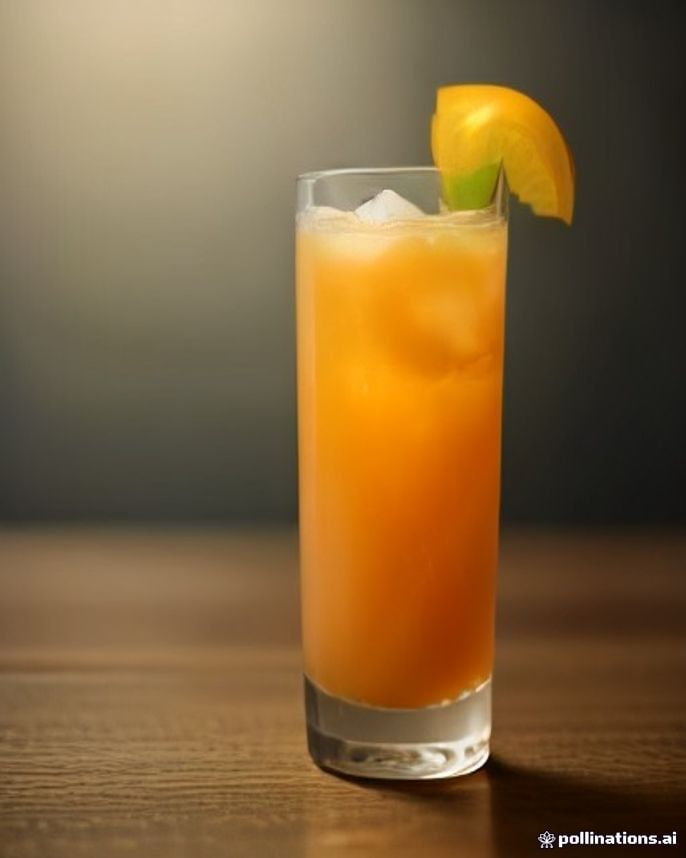
#> input picture data/menu_images/mon_tra.jpg, 686 x 858 px, found by its file name
$ python _debug_mask.py
#> lines starting #> are read from the running program, lines starting #| are printed output that depends on the picture; after the words box and inside, x2 and y2 are one past the last pixel; in counts of white or black regions, pixels touching at a corner belong together; long printed decimals are rounded
### packages/agents/src/ca_agents/bg_redesign.py
"""Redesign nền ảnh — GIỮ NGUYÊN ly nước gốc, AI chỉ vẽ lại nền.

Nguyên tắc bất biến: pixel của ly nước lấy 100% từ ảnh gốc (không qua model vẽ
lại), nền mới sinh bằng text-to-image rồi composite cục bộ bằng Pillow.

Ba nhóm vấn đề đã sửa so với bản đầu:

1. **Biến dạng / lem viền.**  Nền sinh ra bị ``resize`` thẳng về khung đích nên
   méo tỷ lệ; ly ``resize`` ở chế độ RGBA không nhân trước alpha nên màu nền cũ
   lem vào rìa trong suốt; rìa mask còn giữ lớp pixel pha giữa ly và nền cũ nên
   hiện viền sáng quanh ly.  Bản này: nền cắt kiểu ``cover`` (giữ tỷ lệ, crop
   dư), ly scale theo tỷ lệ **đồng nhất** và đặt theo đường chân đế, alpha được
   nhân trước khi resize, và rìa mask được co + siết ngưỡng để bỏ quầng nền cũ.

2. **Ảnh lỗi.**  Provider cộng đồng trả ảnh rác (một màu, quá tối/sáng, gần
   trùng nền cũ) mà vẫn được chấp nhận.  Bản này kiểm tra nền TRƯỚC khi ghép và
   thử lại với seed khác; hết lượt thì trả lỗi ``bad_background`` kèm gợi ý thay
   vì ghép ra ảnh hỏng.

3. **Chậm.**  Bản cũ gọi tuần tự vision-bbox → LLM viết lại prompt → sinh nền.
   Bản này: vision chạy **song song** với sinh nền, prompt nền lấy từ phong cách
   thiết kế (tất định, không gọi LLM) khi quán có brand kit, và có cache theo
   (prompt, kích thước, seed) để bấm lại không tốn thêm thời gian.

Fail-closed: không tách được chủ thể, hoặc nền không đạt kiểm tra → trả lỗi rõ
ràng, không bịa ảnh.
"""

from __future__ import annotations

import hashlib
import io
import json
import logging
import os
from concurrent.futures import ThreadPoolExecutor
from typing import cast

import numpy as np
from PIL import Image, ImageFilter
from scipy import ndimage

from ca_agents.image_gen import (
    ASPECT_DIMS,
    ImageGenResult,
    _cf_image_any_field,
    _cf_ready,
    _pollinations_image,
)
from ca_agents.llm import complete
from ca_agents.menu_style import MenuStyle

logger = logging.getLogger(__name__)

# Ảnh hạ độ phân giải khi tính mask (nhanh, đủ chính xác cho canvas ~1344px).
# 640px là điểm cân bằng: nhỏ hơn thì rìa ly răng cưa, lớn hơn thì flood-fill chậm.
_MASK_MAX_DIM = 640
# Model Cloudflare dùng để sinh NỀN (khác model sinh ảnh hoàn chỉnh).
#
# Nền bị phủ bởi hiệu ứng (hào quang, vignette, bóng đổ) và chỉ chiếm phần rìa
# khung, nên không cần model đắt: ``flux-2-klein-4b`` rẻ và nhanh hơn
# ``flux-2-dev`` mà chất lượng nền không khác biệt khi mắt người nhìn ảnh cuối.
# Tiết kiệm neurons/ngày cũng cho phép quán tạo được nhiều ảnh hơn.
_CF_BG_MODEL = "@cf/black-forest-labs/flux-2-klein-4b"
# Ngưỡng khác biệt màu mỗi kênh khi lan vùng nền từ biên ảnh.
_BG_TOLERANCE_PER_CHANNEL = 28.0
# Bán kính (khoảng cách màu euclide RGB) coi một pixel là "cùng màu nền".
# Pixel xa MỌI cụm màu nền không bao giờ được coi là nền — chặn flood-fill rò qua
# vùng bokeh chuyển sắc mà vẫn giữ được ly nước có màu khác nền.
#
# 80 là mức đã dùng từ trước; giữ nguyên vì các test đo chất lượng tách chủ thể
# (tỷ lệ chủ thể, giữ đúng pixel ly) đều dựa trên giá trị này.
_BG_GLOBAL_RADIUS = 80.0
# Số CỤM màu nền lấy từ viền ảnh (k-means nhỏ trên pixel biên).
#
# Vì sao cần nhiều hơn 1: bản cũ so mọi pixel với ĐÚNG một màu nền trung bình của
# biên. Ảnh có biên nhiều màu (nền xanh đậm phía trên + khay/bàn sáng phía dưới)
# cho ra màu trung bình nằm GIỮA hai màu, nên cả hai vùng đều bị coi là "xa nền"
# → mask giữ luôn cả khay/bàn làm "chủ thể", và vệt nền cũ lộ ra trong ảnh ghép.
# Lấy nhiều cụm thì mỗi vùng nền khớp với cụm gần nó nhất.
_BG_CLUSTERS = 3
# Số vòng lặp k-means. 8 là đủ hội tụ cho vài trăm pixel biên; nhiều hơn không
# cải thiện kết quả mà tốn thời gian.
_BG_KMEANS_ITERS = 8
# Co mask vào bao nhiêu pixel (ở độ phân giải mask) để cắt lớp viền nền cũ.
# Ảnh gốc luôn còn 1–2px quầng màu nền cũ ở rìa ly; không co thì quầng đó nằm
# đè lên nền mới và tạo viền sáng quanh ly khi đổi sang nền tối.
_MASK_ERODE_PX = 1
# Siết ngưỡng alpha sau khi làm mờ: phần đuôi feather (dưới ngưỡng này) là pixel
# pha giữa ly và nền cũ — đặt về 0 hoàn toàn thay vì để nửa trong suốt.
_MASK_FEATHER_FLOOR = 0.18

# ── Kiểm tra nền trước khi composite (chống "ảnh lỗi") ──────────────────────
# Nền một màu / gần một màu → vô nghĩa, ghép vào chỉ ra ảnh phẳng.
_BG_MIN_STD = 6.0
# Nền quá tối hoặc quá sáng đều làm ly mất tương phản.
_BG_MIN_MEAN = 12.0
_BG_MAX_MEAN = 246.0
# Khoảng cách màu euclide tối thiểu giữa nền mới và nền cũ. Dưới ngưỡng này coi
# như model bỏ qua prompt và trả lại chính khung nền cũ. Để rất thấp (2.5) vì
# nền cũ sáng và nền studio sáng có thể trùng màu trung bình một cách hợp lệ.
_BG_MIN_COLOR_DELTA = 2.5
# Số lần thử lại sinh nền với seed khác khi kiểm tra không đạt.
_BG_ATTEMPTS = 2

# ── Hiệu ứng thiết kế quanh ly (không sửa một pixel nào của ly) ─────────────
# Hào quang ấm: cường độ tối đa và bán kính tương đối so với chiều rộng ly.
_GLOW_ALPHA = 70
_GLOW_RADIUS_FACTOR = 0.62
# Vignette tối 4 góc.
_VIGNETTE_STRENGTH = 32.0
# Bóng đổ dưới ly.
_SHADOW_OPACITY = 0.45
# Ly chiếm tối đa bao nhiêu khung (rộng/cao). 0.78 rộng là ngưỡng còn chừa nền
# để ảnh đọc ra "ly trên nền" thay vì "ly dán kín khung".
_SUBJECT_WIDTH_RATIO = 0.78
_SUBJECT_HEIGHT_RATIO = 0.86
# Khoảng chừa phía dưới đáy ly (% chiều cao khung).
_BOTTOM_MARGIN_RATIO = 0.07

# Cache nền theo (prompt, w, h, seed, model) trong bộ nhớ tiến trình. Giữ tối đa
# 12 ảnh (~1.5MB mỗi ảnh) — đủ để bấm "tạo lại" hoặc đổi tỷ lệ mà không gọi mạng.
_BG_CACHE: dict[str, bytes] = {}
_BG_CACHE_MAX = 12


def _bg_cache_get(key: str) -> bytes | None:
    return _BG_CACHE.get(key)


# [11 lines left out: functions _bg_cache_put, _bg_cache_key, not called in this run]


# Hậu tố an toàn: đảm bảo model nền KHÔNG vẽ thêm ly nước/đồ ăn/chữ vào ảnh nền.
# "no text" cần thiết vì model hay vẽ biển hiệu/menu chữ nhòe ở hậu cảnh.
_BG_NEGATION = (
    ", absolutely no drink, no beverage, no glass, no cup, no bottle, no mug, "
    "no straw, no spoon, no topping, no food, no hands, no people, no text, "
    "no logo, no watermark, empty scene, nothing on the surface, background only"
)

_BG_PROMPT_SYSTEM = """You rewrite an image-generation prompt so it describes ONLY the \
background scene (surface, setting, lighting, mood, camera style) of a cafe beverage photo. \
The drink itself will be removed and replaced by a real photo of the actual drink.
Rules:
1. Keep the style, lighting, color palette and lens/composition hints of the original prompt.
2. Describe the scene as if the drink was never there (empty table / counter / setting).
3. NEVER mention any drink, glass, cup, bottle, mug, straw, topping, fruit or food.
4. NEVER mention text, letters, numbers, logos, menus, signs or price tags.
Return JSON only: {"background_prompt_en": "..."}"""

_BBOX_SYSTEM = """You locate the single main drink (the glass or cup with the beverage) \
in a cafe photo. Return its tightest bounding box in normalized coordinates \
(0..1, origin at top-left, x right, y down). Include garnish, lid and straw if attached.
Return JSON only: {"x1": 0.1, "y1": 0.1, "x2": 0.9, "y2": 0.9}"""

# Prompt nền dự phòng khi LLM lỗi — mô tả chung, không nhắc tới đồ uống.
_BG_FALLBACK = (
    "warm cozy modern cafe interior, rustic wooden table surface in foreground, "
    "soft golden hour bokeh lights in the distance, professional food photography "
    "backdrop, shallow depth of field"
)


def _border_clusters(border_px: np.ndarray, k: int, iters: int) -> np.ndarray:
    """Gom pixel viền ảnh thành ``k`` cụm màu (k-means nhỏ, thuần numpy).

    Vì sao không dùng màu trung bình: ảnh có biên nhiều màu (nền tối phía trên +
    khay sáng phía dưới) cho ra trung bình nằm giữa hai màu — cả hai vùng đều bị
    coi là "xa nền" nên bị giữ làm chủ thể, làm vệt nền cũ lộ ra khi ghép.

    Khởi tạo bằng cách LẤY MẪU ĐỀU trên pixel viền (deterministic, không random)
    để cùng một ảnh luôn cho cùng mask — cần cho test và cho việc bấm lại ra cùng
    kết quả khi cùng seed.

    Args:
        border_px: Mảng ``(n, 3)`` màu các pixel ở viền ảnh.
        k: Số cụm mong muốn.
        iters: Số vòng lặp.

    Returns:
        Mảng ``(k, 3)`` tâm cụm. ``k`` bị kẹp theo số pixel khả dụng.
    """
    n = border_px.shape[0]
    k = max(1, min(k, n))
    # Lấy mẫu đều: bước nhảy cố định để không phụ thuộc thứ tự pixel.
    idx = np.linspace(0, n - 1, k).astype(np.int64)
    centers = border_px[idx].astype(np.float32)

    for _ in range(max(1, iters)):
        # Khoảng cách mỗi pixel tới từng tâm: (n, k)
        dist = np.sqrt(((border_px[:, None, :] - centers[None, :, :]) ** 2).sum(axis=2))
        labels = np.argmin(dist, axis=1)
        moved = False
        for i in range(k):
            members = border_px[labels == i]
            if members.shape[0] == 0:
                # Cụm rỗng: để nguyên tâm (không random) nhằm giữ tính tất định.
                continue
            new_center = members.mean(axis=0).astype(np.float32)
            if not np.allclose(new_center, centers[i], atol=0.5):
                moved = True
            centers[i] = new_center
        if not moved:
            break
    return centers


def _min_dist_to_centers(arr: np.ndarray, centers: np.ndarray) -> np.ndarray:
    """Khoảng cách màu euclide từ mỗi pixel tới CỤM GẦN NHẤT. Mảng ``(h, w)``."""
    h, w = arr.shape[:2]
    best = np.full((h, w), np.inf, dtype=np.float32)
    for center in centers:
        d = np.sqrt(((arr - center) ** 2).sum(axis=2))
        np.minimum(best, d, out=best)
    return best


def _grow_background(
    arr: np.ndarray,
    seed: np.ndarray,
    tol_per_channel: float,
    allowed: np.ndarray | None = None,
) -> np.ndarray:
    """Lan vùng nền từ các pixel biên (seed) theo độ tương đồng màu CỤC BỘ.

    BFS vector hóa theo frontier: mỗi bước chỉ xét pixel kề frontier, nạp vào
    nền nếu màu của nó gần với MỘT pixel nền kề bên (tổng lệch 3 kênh < ngưỡng).
    ``allowed`` (tùy chọn): bộ lọc TOÀN CỤC — pixel chỉ được coi là nền nếu nằm
    trong tập cho phép. Cần vì flood-fill thuần local bị "rò" qua nền chuyển sắc
    nhẹ (bokeh): chuỗi bước nhỏ tích lũy thành khoảng cách lớn.
    """
    threshold = tol_per_channel * 3.0
    h, w = arr.shape[:2]
    bg = seed.copy()
    ys, xs = np.nonzero(bg)
    frontier = np.stack([ys, xs], axis=1)
    offsets = ((1, 0), (-1, 0), (0, 1), (0, -1))

    while frontier.shape[0]:
        # Mọi pixel chưa thuộc nền và kề một pixel frontier.
        cand_y = np.concatenate([frontier[:, 0] + o[0] for o in offsets])
        cand_x = np.concatenate([frontier[:, 1] + o[1] for o in offsets])
        inb = (cand_y >= 0) & (cand_y < h) & (cand_x >= 0) & (cand_x < w)
        cand_y, cand_x = cand_y[inb], cand_x[inb]
        fresh = ~bg[cand_y, cand_x]
        cand_y, cand_x = cand_y[fresh], cand_x[fresh]
        if cand_y.size == 0:
            break
        if allowed is not None:
            keep = allowed[cand_y, cand_x]
            cand_y, cand_x = cand_y[keep], cand_x[keep]
            if cand_y.size == 0:
                break

        # Lệch màu tới pixel nền gần nhất trong 4 neighbor.
        dists = np.full(cand_y.shape, np.inf)
        for dy, dx in offsets:
            py, px = cand_y + dy, cand_x + dx
            ok = (py >= 0) & (py < h) & (px >= 0) & (px < w) & bg[py.clip(0, h - 1), px.clip(0, w - 1)]
            d = np.abs(arr[cand_y, cand_x] - arr[py.clip(0, h - 1), px.clip(0, w - 1)]).sum(axis=1)
            dists = np.where(ok, np.minimum(dists, d), dists)
        acc = dists < threshold
        new_y, new_x = cand_y[acc], cand_x[acc]
        if new_y.size == 0:
            break
        # Khử trùng lặp: 1 pixel có thể kề 4 frontier → chỉ nạp + đưa vào frontier MỘT lần,
        # nếu không frontier nhân bản theo cấp số nhân và tràn bộ nhớ trên nền rộng.
        add = np.zeros((h, w), dtype=bool)
        add[new_y, new_x] = True
        add &= ~bg
        if not bool(add.any()):
            break
        bg |= add
        fy, fx = np.nonzero(add)
        frontier = np.stack([fy, fx], axis=1)
    return bg


# [25 lines left out: function _subject_bbox, not called in this run]


def _subject_alpha(
    img: Image.Image, bbox: tuple[float, float, float, float] | None
) -> np.ndarray | None:
    """Alpha mask chủ thể (float 0..1, cùng cỡ img). None nếu không tin cậy."""
    arr = np.asarray(img.convert("RGB"), dtype=np.float32)
    h, w = arr.shape[:2]

    border = max(2, min(h, w) // 120)
    seed = np.zeros((h, w), dtype=bool)
    seed[:border, :] = True
    seed[-border:, :] = True
    seed[:, :border] = True
    seed[:, -border:] = True

    # Mô hình nền là CỤM MÀU của viền ảnh (không phải một màu trung bình): biên có
    # thể gồm nền tối phía trên và khay/bàn sáng phía dưới — trung bình hai màu đó
    # nằm giữa, khiến cả hai vùng bị coi là "xa nền" và bị giữ làm chủ thể.
    border_px = arr[seed].reshape(-1, 3)
    centers = _border_clusters(border_px, _BG_CLUSTERS, _BG_KMEANS_ITERS)
    gdist = _min_dist_to_centers(arr, centers)
    # Pixel gần MỘT TRONG CÁC màu nền mới được phép là nền → flood-fill không rò
    # qua vùng bokeh chuyển sắc xa biên.
    allowed = gdist < _BG_GLOBAL_RADIUS

    bg = _grow_background(arr, seed, _BG_TOLERANCE_PER_CHANNEL, allowed=allowed)
    subj = ~bg

    if bbox is not None:
        x1, y1, x2, y2 = bbox
        margin = 0.06
        box = np.zeros((h, w), dtype=bool)
        box[
            max(0, int((y1 - margin) * h)) : min(h, int((y2 + margin) * h)),
            max(0, int((x1 - margin) * w)) : min(w, int((x2 + margin) * w)),
        ] = True
        subj &= box

    labels, n = ndimage.label(subj)
    if n == 0:
        return None
    sizes = ndimage.sum_labels(subj.astype(np.int32), labels, index=np.arange(1, n + 1))
    largest = int(np.argmax(sizes)) + 1
    subj = cast("np.ndarray", labels == largest)
    subj = ndimage.binary_fill_holes(subj)

    ratio = float(subj.mean())
    if ratio < 0.03 or ratio > 0.92:
        logger.info("subject ratio %.3f outside trusted range", ratio)
        return None

    subj = ndimage.binary_closing(subj, structure=np.ones((3, 3)))
    subj = ndimage.binary_opening(subj, structure=np.ones((3, 3)))
    # LẤP LỖ BÊN TRONG chủ thể lần nữa sau closing/opening: đế ly/chân ly có màu
    # trùng khay nền nên bị loại khỏi mask, tạo lỗ hổng ở đáy ly → ảnh ghép mất đế.
    # Fill holes chỉ lấp vùng KÍN bên trong nên không kéo nền ngoài vào.
    filled = ndimage.binary_fill_holes(subj)
    if bool(filled.any()):
        subj = filled
    # Co mask: bỏ lớp pixel pha giữa ly và nền CŨ nằm sát rìa. Không co thì đổi
    # sang nền tối sẽ thấy viền sáng/bẩn ôm quanh ly (quầng nền cũ).
    if _MASK_ERODE_PX > 0:
        eroded = ndimage.binary_erosion(subj, iterations=_MASK_ERODE_PX)
        if bool(eroded.any()):
            subj = eroded
    sigma = max(1.0, min(h, w) / 350.0)
    alpha = ndimage.gaussian_filter(subj.astype(np.float32), sigma=sigma)
    alpha = np.clip(alpha, 0.0, 1.0)
    # Siết đuôi feather: giá trị rất nhỏ là pixel nền cũ còn sót, đặt về 0.
    alpha = np.where(alpha < _MASK_FEATHER_FLOOR, 0.0, alpha)
    return cast("np.ndarray", alpha)


# [78 lines left out: functions _tight_crop, _cover_resize, _premultiplied_resize, _background_is_usable, not called in this run]


def _edge_color(img: Image.Image) -> np.ndarray:
    """Màu trung bình của viền ảnh gốc — mốc so sánh "nền mới có đổi không"."""
    small = img.convert("RGB").resize((64, 64), Image.Resampling.BILINEAR)
    arr = np.asarray(small, dtype=np.float32)
    border = np.concatenate(
        [
            arr[:2].reshape(-1, 3),
            arr[-2:].reshape(-1, 3),
            arr[:, :2].reshape(-1, 3),
            arr[:, -2:].reshape(-1, 3),
        ]
    )
    return cast("np.ndarray", border.mean(axis=0))


# [374 lines left out: functions _fit_subject, _glow_layer, _composite, _background_prompt_only, build_background_prompt, _cloudflare_background and 3 more, not called in this run]

### scripts/_debug_mask.py
"""Script tạm: dump mask tách chủ thể của bg_redesign để soi lỗi trên ảnh thật."""

from __future__ import annotations

import sys
from pathlib import Path

import numpy as np
from PIL import Image

sys.path.insert(0, str(Path(__file__).resolve().parents[1] / "packages" / "agents" / "src"))

from ca_agents.bg_redesign import (  # noqa: E402
    _MASK_MAX_DIM,
    _edge_color,
    _subject_alpha,
)

SRC = Path(r"d:\duthi\Crew-Operations\data\menu_images\mon_tra.jpg")
OUT = Path(r"d:\duthi\Crew-Operations\data\menu_images\_debug")
OUT.mkdir(parents=True, exist_ok=True)

img = Image.open(SRC)
#> img is the input picture: PIL image 686x858 RGB; mean R, G, B 128.1, 98.5, 59
img.load()
print("kích thước gốc:", img.size, img.mode)
#| kích thước gốc: (686, 858) RGB
w0, h0 = img.size

ratio = min(1.0, _MASK_MAX_DIM / max(w0, h0))
small = img.convert("RGB").resize(
    (max(2, int(w0 * ratio)), max(2, int(h0 * ratio))), Image.Resampling.LANCZOS
)
print("kích thước mask:", small.size)
#| kích thước mask: (511, 640)

# Lưu ảnh nhỏ để đối chiếu
small.save(OUT / "orig_small.png")

alpha = _subject_alpha(small, None)
#> in _border_clusters, `centers = border_px[idx].astype(np.float32)`: centers = [[178, 162, 129], [23, 23, 21], [26, 9, 2]]
#> after the loop in _border_clusters, `for _ in range(max(1, iters)):`: centers = [[187.6, 170.7, 138.7], [116.7, 91.96, 61.38], [43.2, 32.53, 22.16]]
#> the loop in _min_dist_to_centers, `for center in centers:` made 3 passes
#> pass 1, in _min_dist_to_centers, `d = np.sqrt(((arr - center) ** 2).sum(axis=2))`:
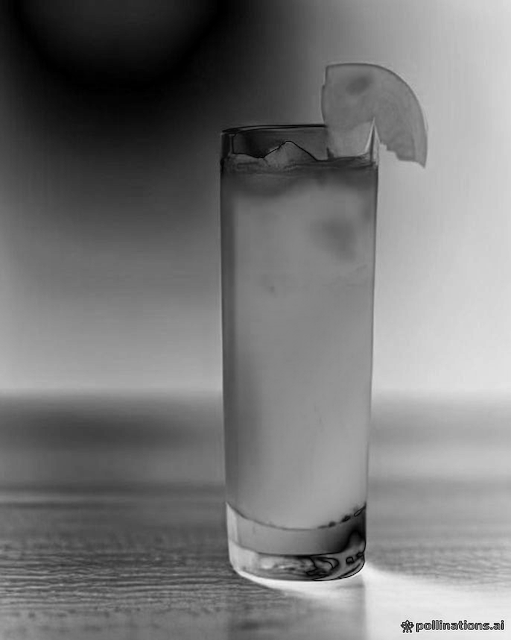
#> d: shape (640, 511) float32; min 0.832, max 289.1, mean 136.6; drawn with min black and max white
#> after the loop in _min_dist_to_centers, `for center in centers:`:
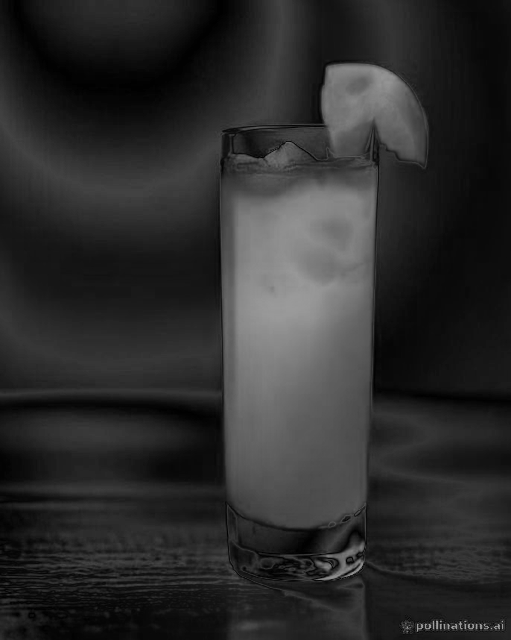
#> best: shape (640, 511) float32; min 0.465, max 158.6, mean 44.9
#> in _subject_alpha, `allowed = gdist < _BG_GLOBAL_RADIUS`:
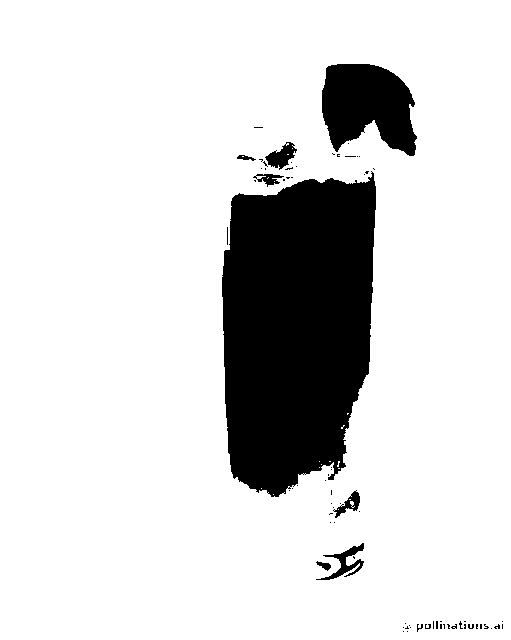
#> allowed: shape (640, 511) bool; 85% white; 73 black regions (63 under 20 px), largest, box (x1, y1, x2, y2) and area: (222, 171, 376, 497) 40681, (322, 64, 417, 156) 6338, (316, 543, 364, 580) 516
#> in _grow_background, `ys, xs = np.nonzero(bg)`: ys = 9144 values from 0 to 639; xs = 9144 values, max 510 at index 510, min 0 at index 0, mean 255
#> in _grow_background, `frontier = np.stack([ys, xs], axis=1)`: frontier = 9144 pairs, first value 0 to 639, second value 0 to 510
#> in _subject_alpha, `labels, n = ndimage.label(subj)`:
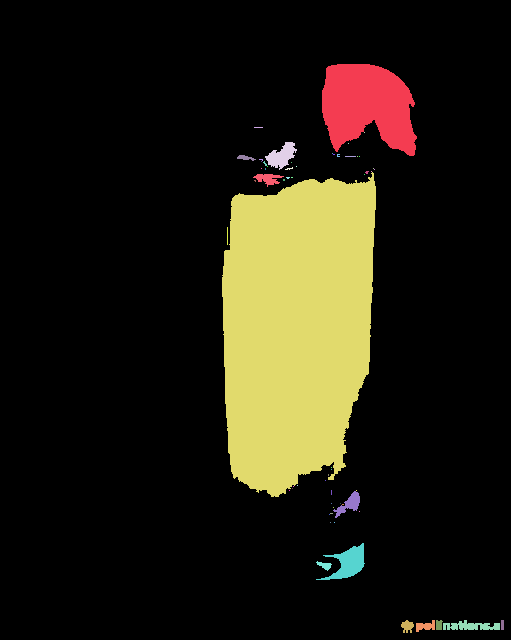
#> labels: shape (640, 511) int32; 61 distinct labels, from 0 to 60; one colour per label, 0 black
#> in _subject_alpha, `labels, n = ndimage.label(subj)`: n = 60
#> in _subject_alpha, `sizes = ndimage.sum_labels(subj.astype(np.int32), labels, index=np.ara..`: sizes = 60 values, max 40715 at index 25, min 1 at index 2, mean 829.4
#> in _subject_alpha, `largest = int(np.argmax(sizes)) + 1`: largest = 26
#> in _subject_alpha, `subj = cast("np.ndarray", labels == largest)`:
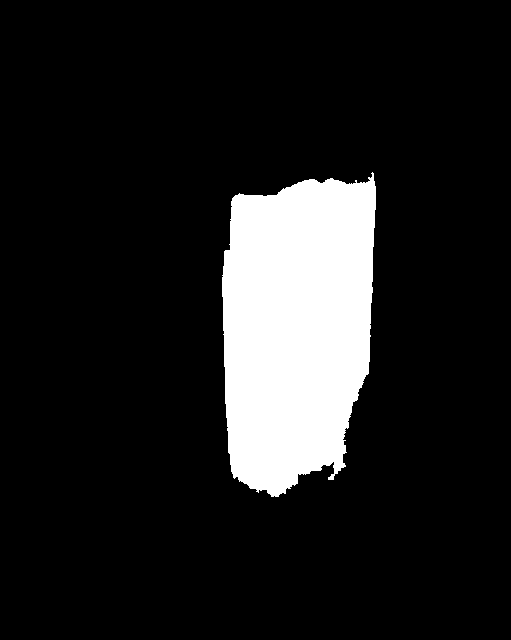
#> subj: shape (640, 511) bool; 12.4% white; 1 white region, box (x1, y1, x2, y2) and area: (222, 172, 376, 497) 40715
#> in _subject_alpha, `ratio = float(subj.mean())`: ratio = 0.124
if alpha is None:
    print(">>> _subject_alpha trả về None (segment_failed)")
else:
    print(f">>> alpha: min={alpha.min():.3f} max={alpha.max():.3f} mean={alpha.mean():.3f}")
#| >>> alpha: min=0.000 max=1.000 mean=0.121
    # Mask nhị phân: chủ thể = trắng
    mask = (alpha * 255).astype(np.uint8)
    Image.fromarray(mask).save(OUT / "mask.png")
    # Chồng mask lên ảnh gốc để thấy chỗ sai (viền đỏ)
    base = np.asarray(small).copy()
    edge = (alpha > 0.05) & (alpha < 0.95)
    base[..., 0] = np.where(edge, 255, base[..., 0])
    base[..., 1] = np.where(edge, 0, base[..., 1])
    base[..., 2] = np.where(edge, 0, base[..., 2])
    Image.fromarray(base).save(OUT / "mask_overlay.png")
    # Ảnh chủ thể đã tách (nền trong suốt) để soi viền
    rgba = small.convert("RGBA")
    rgba.putalpha(Image.fromarray(mask))
    bg = Image.new("RGBA", rgba.size, (0, 200, 0, 255))
#> bg: PIL image 511x640 RGBA
    bg.alpha_composite(rgba)
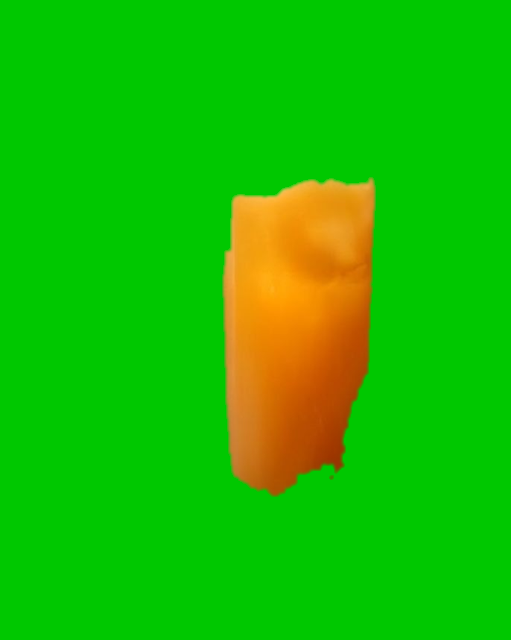
#> bg: PIL image 511x640 RGBA; mean R, G, B, A 26.5, 190.7, 1.6, 255
    bg.convert("RGB").save(OUT / "cutout_on_green.png")

print("màu viền ảnh gốc:", _edge_color(img))
#> in _edge_color, `small = img.convert("RGB").resize((64, 64), Image.Resampling.BILINEAR)`:
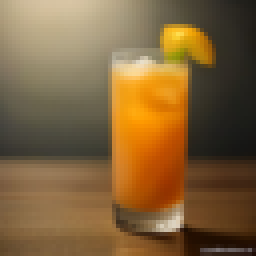
#> small: PIL image 64x64 RGB (shown 4 times larger); mean R, G, B 128.1, 98.5, 59
#> in _edge_color, `border = np.concatenate( [ arr[:2].reshape(-1, 3), arr[-2:].reshape(-1..`: border = 512 rows, first 8: [181, 165, 131], [185, 169, 135], [190, 174, 140], [196, 178, 145], [200, 182, 149], [204, 185, 152], [206, 187, 155], [208, 189, 157]
#| màu viền ảnh gốc: [102.998   85.453  63.061]
print("đã ghi:", OUT)
